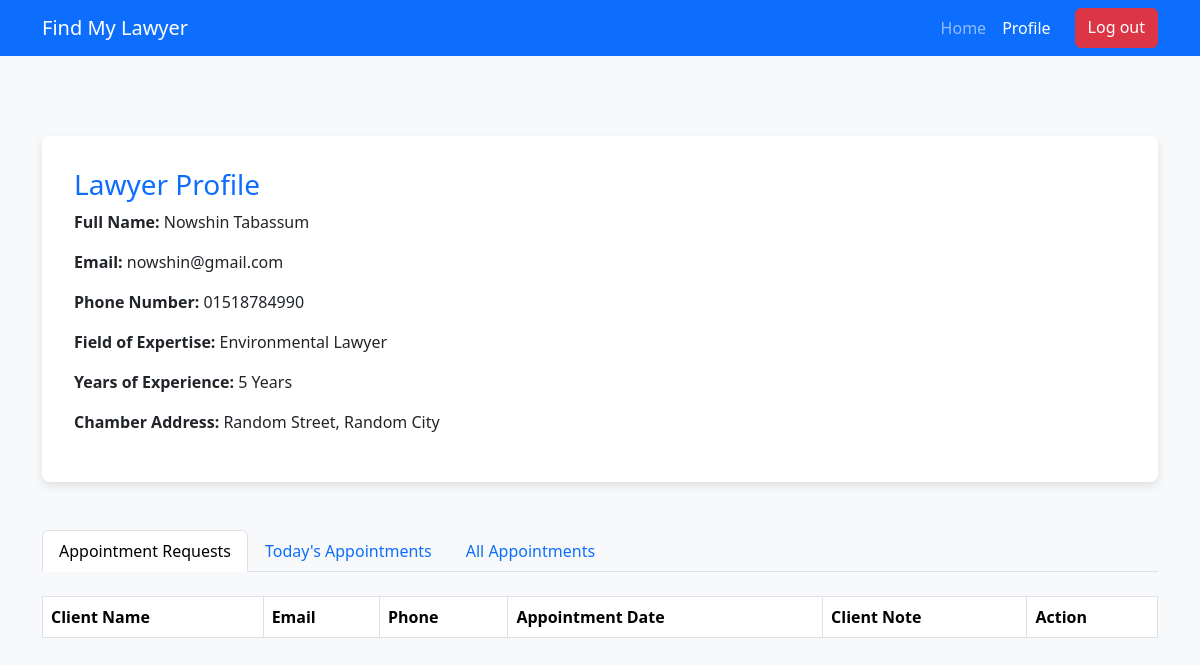
The page /lawyer_profile.php (signed in) on the database its author committed.
### tables this page shows
CREATE TABLE `lawyer_user` (
  `id` int(255) NOT NULL,
  `name` varchar(255) NOT NULL,
  `email` varchar(255) NOT NULL,
  `phone` varchar(255) NOT NULL,
  `education` text NOT NULL,
  `district` varchar(50) NOT NULL,
  `expertise` varchar(100) NOT NULL,
  `experience` int(50) NOT NULL,
  `address` text NOT NULL
);

### lawyer_profile.php (the view, shortened to what this page needs)
<?php
include 'utils/connection.php';
?>
<!DOCTYPE html>
<html lang="en">
<head>
    <link href="https://cdn.jsdelivr.net/npm/bootstrap@5.3.3/dist/css/bootstrap.min.css" rel="stylesheet">
    <link rel="stylesheet" href="https://cdn.datatables.net/1.13.6/css/jquery.dataTables.min.css">
</head>
<body class="bg-light">
    <nav class="navbar navbar-expand-lg navbar-dark bg-primary sticky-top">
        <div class="container">
            <a class="navbar-brand" href="#">Find My Lawyer</a>
            <div class="collapse navbar-collapse" id="navbarNav">
                <ul class="navbar-nav ms-auto">
                    <li class="nav-item">
                        <a class="nav-link" href="index.php">Home</a>
                    </li>
                    <li class="nav-item">
                        <a class="nav-link active" href="lawyer_profile.php">Profile</a>
                    </li>
                    <div class="d-flex ms-lg-3">
                        <?php
                        if (isset($_SESSION['user_email']) && isset($_SESSION['user_type'])) {
                            ?>
                            <a href="logout.php" class="btn btn-danger">Log out</a>
                            <?php
                        }
                        ?>
                    </div>
                </ul>
            </div>
        </div>
    </nav>
    <div class="container my-5">
        <div class="profile-section">
            <?php
            $search = "SELECT * FROM `lawyer_user` WHERE `email` = '{$_SESSION['user_email']}'";
            $search_query = mysqli_query($con, $search);
            $res = mysqli_fetch_array($search_query);
            ?>
            <h3 class="text-primary">Lawyer Profile</h3>
            <p><strong>Full Name:</strong> <?php echo $res['name'] ?></p>
            <p><strong>Email:</strong> <?php echo $res['email'] ?></p>
            <p><strong>Phone Number:</strong> <?php echo $res['phone'] ?></p>
            <p><strong>Field of Expertise:</strong> <?php echo $res['expertise'] ?> Lawyer</p>
            <p><strong>Years of Experience:</strong> <?php echo $res['experience'] ?> Years</p>
            <p><strong>Chamber Address:</strong> <?php echo $res['address'] ?></p>
        </div>
    </div>
    <div class="container tabs-section">
        <ul class="nav nav-tabs" id="profileTabs" role="tablist">
            <li class="nav-item" role="presentation">
                <button class="nav-link active" id="requests-tab" data-bs-toggle="tab" data-bs-target="#requests"
                    type="button" role="tab">Appointment Requests</button>
            </li>
            <li class="nav-item" role="presentation">
                <button class="nav-link" id="today-tab" data-bs-toggle="tab" data-bs-target="#today" type="button"
                    role="tab">Today's Appointments</button>
            </li>
            <li class="nav-item" role="presentation">
                <button class="nav-link" id="all-tab" data-bs-toggle="tab" data-bs-target="#all" type="button"
                    role="tab">All Appointments</button>
            </li>
        </ul>
        <div class="tab-content" id="profileTabsContent">
            <div class="tab-pane fade show active" id="requests" role="tabpanel">
                <div class="mt-4">
                    <table id="requestsTable" class="display nowrap table table-striped table-bordered"
                        style="width:100%">
                        <thead>
                            <tr>
                                <th>Client Name</th>
                                <th>Email</th>
                                <th>Phone</th>
                                <th>Appointment Date</th>
                                <th>Client Note</th>
                                <th>Action</th>
                            </tr>
                        </thead>
                    </table>
                </div>
            </div>
        </div>
    </div>
</body>
</html>

### lawyer_profile.php (style rules this page uses)
.profile-section { margin-top: 5rem; padding: 2rem; background-color: #ffffff; border-radius: 8px; box-shadow: 0 4px 8px rgba(0, 0, 0, 0.1); }
.tabs-section { margin-top: 2rem; }

### rows shown on the page
lawyer_user: name "Nowshin Tabassum", email "nowshin@gmail.com", phone "01518784990", expertise "Environmental", experience "5", address "Random Street, Random City"
